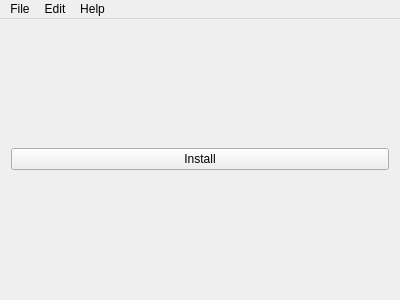
<?xml version="1.0" encoding="UTF-8"?>
<ui version="4.0">
 <class>MainWindow</class>
 <widget class="QMainWindow" name="MainWindow">
  <property name="geometry">
   <rect>
    <x>0</x>
    <y>0</y>
    <width>400</width>
    <height>300</height>
   </rect>
  </property>
  <property name="windowTitle">
   <string>AppInstaller</string>
  </property>
  <property name="windowIcon">
   <iconset theme="defaultTheme">
    <normaloff>Resources/system_software_installer.ico</normaloff>Resources/system_software_installer.ico</iconset>
  </property>
  <widget class="QWidget" name="centralWidget">
   <layout class="QVBoxLayout" name="verticalLayout">
    <item>
     <layout class="QGridLayout" name="categoriesLayout"/>
    </item>
    <item>
     <widget class="QPushButton" name="installButton">
      <property name="text">
       <string>Install</string>
      </property>
     </widget>
    </item>
   </layout>
  </widget>
  <widget class="QMenuBar" name="menuBar">
   <property name="geometry">
    <rect>
     <x>0</x>
     <y>0</y>
     <width>400</width>
     <height>21</height>
    </rect>
   </property>
   <widget class="QMenu" name="menuFile">
    <property name="title">
     <string>File</string>
    </property>
    <addaction name="actionOpen_App_Folder"/>
    <addaction name="separator"/>
    <addaction name="actionModify_App_List"/>
    <addaction name="separator"/>
    <addaction name="actionExit"/>
   </widget>
   <widget class="QMenu" name="menuEdit">
    <property name="title">
     <string>Edit</string>
    </property>
    <addaction name="actionSelect_All"/>
    <addaction name="actionInvert_Selection"/>
    <addaction name="separator"/>
    <addaction name="actionSelect_None"/>
   </widget>
   <widget class="QMenu" name="menuHelp">
    <property name="title">
     <string>Help</string>
    </property>
    <addaction name="actionAbout"/>
   </widget>
   <addaction name="menuFile"/>
   <addaction name="menuEdit"/>
   <addaction name="menuHelp"/>
  </widget>
  <action name="actionAbout">
   <property name="text">
    <string>About</string>
   </property>
   <property name="shortcut">
    <string>F1</string>
   </property>
  </action>
  <action name="actionSelect_All">
   <property name="text">
    <string>Select All</string>
   </property>
   <property name="shortcut">
    <string>Ctrl+A</string>
   </property>
  </action>
  <action name="actionSelect_None">
   <property name="text">
    <string>Select None</string>
   </property>
   <property name="shortcut">
    <string>Ctrl+D</string>
   </property>
  </action>
  <action name="actionOpen_App_Folder">
   <property name="text">
    <string>Open App Folder</string>
   </property>
   <property name="shortcut">
    <string>Ctrl+O</string>
   </property>
  </action>
  <action name="actionExit">
   <property name="text">
    <string>Exit</string>
   </property>
   <property name="shortcut">
    <string>Ctrl+Q</string>
   </property>
  </action>
  <action name="actionModify_App_List">
   <property name="text">
    <string>Modify App List</string>
   </property>
  </action>
  <action name="actionInvert_Selection">
   <property name="text">
    <string>Invert Selection</string>
   </property>
   <property name="shortcut">
    <string>Ctrl+I</string>
   </property>
  </action>
 </widget>
 <layoutdefault spacing="6" margin="11"/>
 <resources/>
 <connections/>
</ui>
